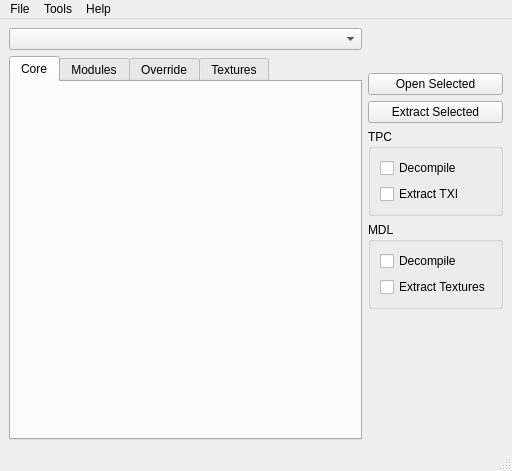
<?xml version="1.0" encoding="UTF-8"?>
<ui version="4.0">
 <class>MainWindow</class>
 <widget class="QMainWindow" name="MainWindow">
  <property name="geometry">
   <rect>
    <x>0</x>
    <y>0</y>
    <width>512</width>
    <height>471</height>
   </rect>
  </property>
  <property name="acceptDrops">
   <bool>true</bool>
  </property>
  <property name="windowTitle">
   <string>Holocron Toolset</string>
  </property>
  <widget class="QWidget" name="centralwidget">
   <layout class="QHBoxLayout" name="horizontalLayout">
    <property name="sizeConstraint">
     <enum>QLayout::SetMinimumSize</enum>
    </property>
    <item>
     <layout class="QVBoxLayout" name="verticalLayout_4">
      <item>
       <widget class="QComboBox" name="gameCombo"/>
      </item>
      <item>
       <widget class="QTabWidget" name="resourceTabs">
        <property name="currentIndex">
         <number>0</number>
        </property>
        <widget class="QWidget" name="coreTab">
         <attribute name="title">
          <string>Core</string>
         </attribute>
         <layout class="QVBoxLayout" name="verticalLayout_2">
          <property name="leftMargin">
           <number>0</number>
          </property>
          <property name="topMargin">
           <number>0</number>
          </property>
          <property name="rightMargin">
           <number>0</number>
          </property>
          <property name="bottomMargin">
           <number>0</number>
          </property>
          <item>
           <widget class="ResourceList" name="coreWidget" native="true"/>
          </item>
         </layout>
        </widget>
        <widget class="QWidget" name="modulesTab">
         <attribute name="title">
          <string>Modules</string>
         </attribute>
         <layout class="QGridLayout" name="gridLayout">
          <property name="leftMargin">
           <number>0</number>
          </property>
          <property name="topMargin">
           <number>0</number>
          </property>
          <property name="rightMargin">
           <number>0</number>
          </property>
          <property name="bottomMargin">
           <number>0</number>
          </property>
          <property name="spacing">
           <number>0</number>
          </property>
          <item row="0" column="0" rowspan="2" colspan="2">
           <widget class="ResourceList" name="modulesWidget" native="true"/>
          </item>
         </layout>
        </widget>
        <widget class="QWidget" name="overrideTab">
         <attribute name="title">
          <string>Override</string>
         </attribute>
         <layout class="QVBoxLayout" name="verticalLayout_3">
          <property name="spacing">
           <number>0</number>
          </property>
          <property name="leftMargin">
           <number>0</number>
          </property>
          <property name="topMargin">
           <number>0</number>
          </property>
          <property name="rightMargin">
           <number>0</number>
          </property>
          <property name="bottomMargin">
           <number>0</number>
          </property>
          <item>
           <widget class="ResourceList" name="overrideWidget" native="true"/>
          </item>
         </layout>
        </widget>
        <widget class="QWidget" name="texturesTab">
         <attribute name="title">
          <string>Textures</string>
         </attribute>
         <layout class="QVBoxLayout" name="verticalLayout_6">
          <item>
           <widget class="TextureList" name="texturesWidget" native="true"/>
          </item>
         </layout>
        </widget>
       </widget>
      </item>
     </layout>
    </item>
    <item>
     <layout class="QVBoxLayout" name="vboxlayout">
      <property name="sizeConstraint">
       <enum>QLayout::SetFixedSize</enum>
      </property>
      <item>
       <spacer name="verticalSpacer_2">
        <property name="orientation">
         <enum>Qt::Vertical</enum>
        </property>
        <property name="sizeType">
         <enum>QSizePolicy::Fixed</enum>
        </property>
        <property name="sizeHint" stdset="0">
         <size>
          <width>124</width>
          <height>45</height>
         </size>
        </property>
       </spacer>
      </item>
      <item>
       <widget class="QFrame" name="sidebar">
        <property name="frameShape">
         <enum>QFrame::NoFrame</enum>
        </property>
        <property name="frameShadow">
         <enum>QFrame::Raised</enum>
        </property>
        <layout class="QVBoxLayout" name="verticalLayout_5">
         <property name="leftMargin">
          <number>0</number>
         </property>
         <property name="topMargin">
          <number>0</number>
         </property>
         <property name="rightMargin">
          <number>0</number>
         </property>
         <property name="bottomMargin">
          <number>0</number>
         </property>
         <item>
          <widget class="QPushButton" name="openButton">
           <property name="text">
            <string>Open Selected</string>
           </property>
          </widget>
         </item>
         <item>
          <widget class="QPushButton" name="extractButton">
           <property name="sizePolicy">
            <sizepolicy hsizetype="Minimum" vsizetype="Fixed">
             <horstretch>0</horstretch>
             <verstretch>0</verstretch>
            </sizepolicy>
           </property>
           <property name="text">
            <string>Extract Selected</string>
           </property>
          </widget>
         </item>
         <item>
          <widget class="QGroupBox" name="tpcGroup_2">
           <property name="title">
            <string>TPC</string>
           </property>
           <layout class="QVBoxLayout" name="verticalLayout_10">
            <item>
             <widget class="QCheckBox" name="tpcDecompileCheckbox">
              <property name="text">
               <string>Decompile</string>
              </property>
             </widget>
            </item>
            <item>
             <widget class="QCheckBox" name="tpcTxiCheckbox">
              <property name="text">
               <string>Extract TXI</string>
              </property>
             </widget>
            </item>
           </layout>
          </widget>
         </item>
         <item>
          <widget class="QGroupBox" name="mdlGroup_2">
           <property name="title">
            <string>MDL</string>
           </property>
           <layout class="QVBoxLayout" name="verticalLayout_9">
            <item>
             <widget class="QCheckBox" name="mdlDecompileCheckbox">
              <property name="text">
               <string>Decompile</string>
              </property>
             </widget>
            </item>
            <item>
             <widget class="QCheckBox" name="mdlTexturesCheckbox">
              <property name="text">
               <string>Extract Textures</string>
              </property>
             </widget>
            </item>
           </layout>
          </widget>
         </item>
        </layout>
       </widget>
      </item>
      <item>
       <spacer name="verticalSpacer">
        <property name="orientation">
         <enum>Qt::Vertical</enum>
        </property>
        <property name="sizeHint" stdset="0">
         <size>
          <width>124</width>
          <height>40</height>
         </size>
        </property>
       </spacer>
      </item>
     </layout>
    </item>
   </layout>
  </widget>
  <widget class="QMenuBar" name="menubar">
   <property name="geometry">
    <rect>
     <x>0</x>
     <y>0</y>
     <width>512</width>
     <height>21</height>
    </rect>
   </property>
   <widget class="QMenu" name="menuFile">
    <property name="title">
     <string>File</string>
    </property>
    <widget class="QMenu" name="menuNew">
     <property name="title">
      <string>New</string>
     </property>
     <addaction name="actionNewDLG"/>
     <addaction name="actionNewNSS"/>
     <addaction name="actionNewUTC"/>
     <addaction name="actionNewUTP"/>
     <addaction name="actionNewUTD"/>
     <addaction name="actionNewUTI"/>
     <addaction name="actionNewUTS"/>
     <addaction name="actionNewUTT"/>
     <addaction name="actionNewUTM"/>
     <addaction name="actionNewUTW"/>
     <addaction name="actionNewUTE"/>
     <addaction name="separator"/>
     <addaction name="actionCloneModule"/>
     <addaction name="separator"/>
     <addaction name="actionNewGFF"/>
     <addaction name="actionNewERF"/>
     <addaction name="actionNewTXT"/>
     <addaction name="actionNewSSF"/>
    </widget>
    <addaction name="menuNew"/>
    <addaction name="openAction"/>
    <addaction name="actionEditModule"/>
    <addaction name="separator"/>
    <addaction name="actionSettings"/>
    <addaction name="separator"/>
    <addaction name="actionExit"/>
   </widget>
   <widget class="QMenu" name="menuTools">
    <property name="title">
     <string>Tools</string>
    </property>
    <addaction name="actionEditTLK"/>
    <addaction name="actionEditJRL"/>
    <addaction name="separator"/>
    <addaction name="actionFileSearch"/>
    <addaction name="actionIndoorMapBuilder"/>
   </widget>
   <widget class="QMenu" name="menuHelp">
    <property name="title">
     <string>Help</string>
    </property>
    <widget class="QMenu" name="menuDiscord">
     <property name="title">
      <string>Discord</string>
     </property>
     <addaction name="actionDiscordHolocronToolset"/>
     <addaction name="actionDiscordKotOR"/>
     <addaction name="actionDiscordDeadlyStream"/>
    </widget>
    <addaction name="actionHelpAbout"/>
    <addaction name="menuDiscord"/>
    <addaction name="actionInstructions"/>
    <addaction name="actionHelpUpdates"/>
   </widget>
   <addaction name="menuFile"/>
   <addaction name="menuTools"/>
   <addaction name="menuHelp"/>
  </widget>
  <widget class="QStatusBar" name="statusbar"/>
  <action name="cloneModuleAction">
   <property name="text">
    <string>Clone Module</string>
   </property>
  </action>
  <action name="actionRecent_Files">
   <property name="text">
    <string>Recent Files</string>
   </property>
  </action>
  <action name="actionExit">
   <property name="text">
    <string>Exit</string>
   </property>
  </action>
  <action name="actionSettings">
   <property name="text">
    <string>Settings</string>
   </property>
  </action>
  <action name="actionAbout">
   <property name="text">
    <string>About</string>
   </property>
  </action>
  <action name="actionOpen">
   <property name="text">
    <string>Open</string>
   </property>
  </action>
  <action name="actionCheck_for_Updates">
   <property name="text">
    <string>Check for Updates</string>
   </property>
  </action>
  <action name="actionCreature">
   <property name="text">
    <string>Creature</string>
   </property>
  </action>
  <action name="actionItem">
   <property name="text">
    <string>Item</string>
   </property>
  </action>
  <action name="actionDoor">
   <property name="text">
    <string>Door</string>
   </property>
  </action>
  <action name="actionPlaceable">
   <property name="text">
    <string>Placeable</string>
   </property>
  </action>
  <action name="actionMerchant">
   <property name="text">
    <string>Merchant</string>
   </property>
  </action>
  <action name="actionEncounter">
   <property name="text">
    <string>Encounter</string>
   </property>
  </action>
  <action name="actionTrigger">
   <property name="text">
    <string>Trigger</string>
   </property>
  </action>
  <action name="actionWaypoint">
   <property name="text">
    <string>Waypoint</string>
   </property>
  </action>
  <action name="actionDialog">
   <property name="enabled">
    <bool>false</bool>
   </property>
   <property name="text">
    <string>Dialog</string>
   </property>
  </action>
  <action name="openAction">
   <property name="text">
    <string>Open</string>
   </property>
  </action>
  <action name="actionNewGFF">
   <property name="text">
    <string>GFF</string>
   </property>
  </action>
  <action name="actionNewERF">
   <property name="text">
    <string>ERF</string>
   </property>
  </action>
  <action name="actionNewTXT">
   <property name="text">
    <string>TXT</string>
   </property>
  </action>
  <action name="actionEditTLK">
   <property name="enabled">
    <bool>false</bool>
   </property>
   <property name="text">
    <string>Edit Talk Table</string>
   </property>
  </action>
  <action name="actionHelpUpdates">
   <property name="text">
    <string>Check For Updates</string>
   </property>
  </action>
  <action name="actionHelpAbout">
   <property name="text">
    <string>About</string>
   </property>
  </action>
  <action name="actionNewSSF">
   <property name="text">
    <string>SSF</string>
   </property>
  </action>
  <action name="actionNewUTC">
   <property name="enabled">
    <bool>false</bool>
   </property>
   <property name="icon">
    <iconset>
     <normalon>:/images/icons/kx/creature.png</normalon>
    </iconset>
   </property>
   <property name="text">
    <string>Creature</string>
   </property>
  </action>
  <action name="actionCloneModule">
   <property name="enabled">
    <bool>false</bool>
   </property>
   <property name="text">
    <string>Clone Module</string>
   </property>
  </action>
  <action name="actionNewUTP">
   <property name="enabled">
    <bool>false</bool>
   </property>
   <property name="icon">
    <iconset resource="../../resources/resources.qrc">
     <normaloff>:/images/icons/kx/placeable.png</normaloff>:/images/icons/kx/placeable.png</iconset>
   </property>
   <property name="text">
    <string>Placeable</string>
   </property>
  </action>
  <action name="actionNewUTD">
   <property name="enabled">
    <bool>false</bool>
   </property>
   <property name="icon">
    <iconset resource="../../resources/resources.qrc">
     <normaloff>:/images/icons/kx/door.png</normaloff>:/images/icons/kx/door.png</iconset>
   </property>
   <property name="text">
    <string>Door</string>
   </property>
  </action>
  <action name="actionNewUTW">
   <property name="enabled">
    <bool>false</bool>
   </property>
   <property name="icon">
    <iconset resource="../../resources/resources.qrc">
     <normaloff>:/images/icons/kx/waypoint.png</normaloff>:/images/icons/kx/waypoint.png</iconset>
   </property>
   <property name="text">
    <string>Waypoint</string>
   </property>
  </action>
  <action name="actionNewUTT">
   <property name="enabled">
    <bool>false</bool>
   </property>
   <property name="icon">
    <iconset resource="../../resources/resources.qrc">
     <normaloff>:/images/icons/kx/trigger.png</normaloff>:/images/icons/kx/trigger.png</iconset>
   </property>
   <property name="text">
    <string>Trigger</string>
   </property>
  </action>
  <action name="actionNewUTE">
   <property name="enabled">
    <bool>false</bool>
   </property>
   <property name="icon">
    <iconset resource="../../resources/resources.qrc">
     <normaloff>:/images/icons/kx/encounter.png</normaloff>:/images/icons/kx/encounter.png</iconset>
   </property>
   <property name="text">
    <string>Encounter</string>
   </property>
  </action>
  <action name="actionNewUTS">
   <property name="enabled">
    <bool>false</bool>
   </property>
   <property name="icon">
    <iconset resource="../../resources/resources.qrc">
     <normaloff>:/images/icons/kx/sound.png</normaloff>:/images/icons/kx/sound.png</iconset>
   </property>
   <property name="text">
    <string>Sound</string>
   </property>
  </action>
  <action name="actionNewUTM">
   <property name="enabled">
    <bool>false</bool>
   </property>
   <property name="icon">
    <iconset resource="../../resources/resources.qrc">
     <normaloff>:/images/icons/kx/merchant.png</normaloff>:/images/icons/kx/merchant.png</iconset>
   </property>
   <property name="text">
    <string>Merchant</string>
   </property>
  </action>
  <action name="actionNewUTI">
   <property name="enabled">
    <bool>false</bool>
   </property>
   <property name="icon">
    <iconset resource="../../resources/resources.qrc">
     <normaloff>:/images/icons/kx/item.png</normaloff>:/images/icons/kx/item.png</iconset>
   </property>
   <property name="text">
    <string>Item</string>
   </property>
  </action>
  <action name="actionNewDLG">
   <property name="enabled">
    <bool>false</bool>
   </property>
   <property name="icon">
    <iconset resource="../../resources/resources.qrc">
     <normaloff>:/images/icons/kx/dialog.png</normaloff>:/images/icons/kx/dialog.png</iconset>
   </property>
   <property name="text">
    <string>Dialog</string>
   </property>
  </action>
  <action name="actionNewNSS">
   <property name="enabled">
    <bool>false</bool>
   </property>
   <property name="icon">
    <iconset resource="../../resources/resources.qrc">
     <normaloff>:/images/icons/kx/script.png</normaloff>:/images/icons/kx/script.png</iconset>
   </property>
   <property name="text">
    <string>Script</string>
   </property>
  </action>
  <action name="actionEditJRL">
   <property name="enabled">
    <bool>false</bool>
   </property>
   <property name="text">
    <string>Edit Journal</string>
   </property>
  </action>
  <action name="actionFileSearch">
   <property name="enabled">
    <bool>false</bool>
   </property>
   <property name="text">
    <string>File Search</string>
   </property>
  </action>
  <action name="actionGeometryEditor">
   <property name="enabled">
    <bool>false</bool>
   </property>
   <property name="text">
    <string>Geometry Editor</string>
   </property>
  </action>
  <action name="actionIndoorMapBuilder">
   <property name="enabled">
    <bool>false</bool>
   </property>
   <property name="text">
    <string>Indoor Map Builder</string>
   </property>
  </action>
  <action name="actionEditModule">
   <property name="enabled">
    <bool>false</bool>
   </property>
   <property name="text">
    <string>Edit Module</string>
   </property>
  </action>
  <action name="actionInstructions">
   <property name="text">
    <string>Instructions</string>
   </property>
  </action>
  <action name="actionDiscordHolocronToolset">
   <property name="text">
    <string>Holocron Toolset</string>
   </property>
  </action>
  <action name="actionDiscordKotOR">
   <property name="text">
    <string>r/KotOR</string>
   </property>
  </action>
  <action name="actionDiscordDeadlyStream">
   <property name="text">
    <string>Deadly Stream</string>
   </property>
  </action>
 </widget>
 <customwidgets>
  <customwidget>
   <class>ResourceList</class>
   <extends>QWidget</extends>
   <header location="global">toolset.gui.widgets.main_widgets</header>
   <container>1</container>
  </customwidget>
  <customwidget>
   <class>TextureList</class>
   <extends>QWidget</extends>
   <header location="global">toolset.gui.widgets.main_widgets</header>
   <container>1</container>
  </customwidget>
 </customwidgets>
 <resources>
  <include location="../../resources/resources.qrc"/>
 </resources>
 <connections/>
</ui>
